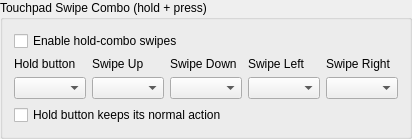
          <widget class="QGroupBox" name="gb_swipe_combo">
           <property name="title">
            <string>Touchpad Swipe Combo (hold + press)</string>
           </property>
           <layout class="QVBoxLayout" name="gb_swipe_combo_layout">
            <item>
             <widget class="QCheckBox" name="SwipeComboEnableCheckBox">
              <property name="toolTip">
               <string>While the hold button is held, the four inputs below play touchpad swipes instead of their normal actions.</string>
              </property>
              <property name="text">
               <string>Enable hold-combo swipes</string>
              </property>
             </widget>
            </item>
            <item>
             <layout class="QGridLayout" name="swipe_combo_grid">
              <item row="0" column="0">
               <widget class="QLabel" name="SwipeComboHoldLabel">
                <property name="text">
                 <string>Hold button</string>
                </property>
               </widget>
              </item>
              <item row="0" column="1">
               <widget class="QLabel" name="SwipeComboUpLabel">
                <property name="text">
                 <string>Swipe Up</string>
                </property>
               </widget>
              </item>
              <item row="0" column="2">
               <widget class="QLabel" name="SwipeComboDownLabel">
                <property name="text">
                 <string>Swipe Down</string>
                </property>
               </widget>
              </item>
              <item row="0" column="3">
               <widget class="QLabel" name="SwipeComboLeftLabel">
                <property name="text">
                 <string>Swipe Left</string>
                </property>
               </widget>
              </item>
              <item row="0" column="4">
               <widget class="QLabel" name="SwipeComboRightLabel">
                <property name="text">
                 <string>Swipe Right</string>
                </property>
               </widget>
              </item>
              <item row="1" column="0">
               <widget class="QComboBox" name="SwipeComboHoldBox"/>
              </item>
              <item row="1" column="1">
               <widget class="QComboBox" name="SwipeComboUpBox"/>
              </item>
              <item row="1" column="2">
               <widget class="QComboBox" name="SwipeComboDownBox"/>
              </item>
              <item row="1" column="3">
               <widget class="QComboBox" name="SwipeComboLeftBox"/>
              </item>
              <item row="1" column="4">
               <widget class="QComboBox" name="SwipeComboRightBox"/>
              </item>
             </layout>
            </item>
            <item>
             <widget class="QCheckBox" name="SwipeComboPassthroughCheckBox">
              <property name="toolTip">
               <string>When checked, the hold button also keeps its normal action while held. When unchecked, it only acts as the combo modifier while held.</string>
              </property>
              <property name="text">
               <string>Hold button keeps its normal action</string>
              </property>
             </widget>
            </item>
           </layout>
          </widget>
